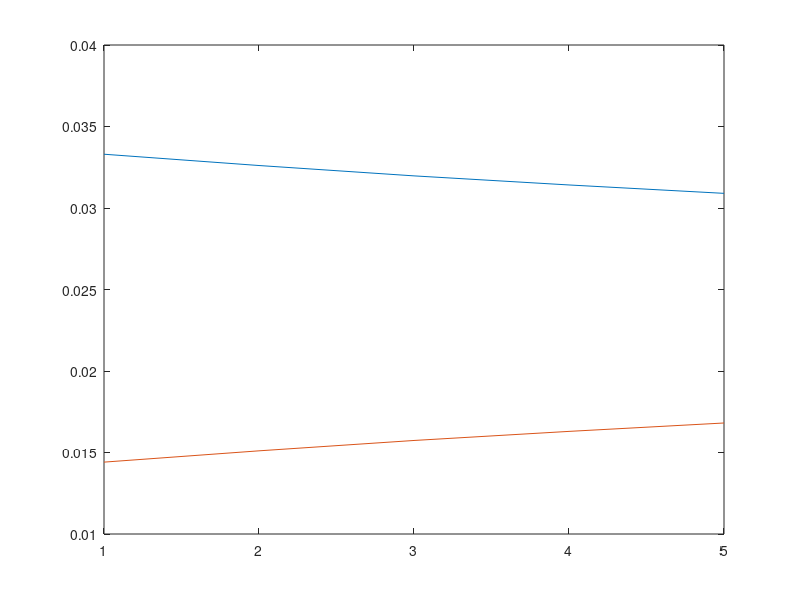

This chart was generated by the following MATLAB code: (Note: this script raises an error after producing the figure.)
clc; close all; clearvars;
%% gas properties
gamma=1.4; % specific heat ratio
R_g=287; % air gas constant
Cp=gamma*R_g/(gamma-1);
%% inlet conditions
Tt0=288 ; % total inlet temperature in k
Pt1= 1e5; % total pressure in pascal
Tt1=Tt0;
m_dot=0.5; % mass flow in kg
%% compressor parameters
chord=0.01;
N = 110*1e3; % rotational speed in rpm
phi=0.64; % flow coefficient
epsi=0.25; % loading coefficient
R=0.5; % Degree of reaction
Mr1=0.75;
DF=0.45;
alpha1=atan2d((1-R-epsi/2),phi);
beta1=atan2d((R+epsi/2),phi);
alpha2=atan2d((1-R+epsi/2),phi);
beta2=atan2d((R-epsi/2),phi);
alpha3=alpha1; % repeating stages
C1=fsolve(@(x) x*cosd(alpha1)/cosd(beta1)/sqrt(gamma*R_g*(Tt1-x^2/2/Cp))-Mr1,100);
C3=C1;
Cx=C1*cosd(alpha1);
W1=C1*cosd(alpha1)/cosd(beta1);
C2=Cx/cosd(alpha2);
W2=Cx/cosd(beta2);
U=C1*sind(alpha1)+W1*sind(beta1);
r_m=60*U/2/pi/N;
T1=Tt1-C1^2/2/Cp;
pressure_ratioIGV=1;
%  %% inlet gide vanes
% if alpha1 ~= 0
%    C0=Cx;
%    T0=Tt0-C0^2/2/Cp;
%    P0=Pt0*(T0/Tt0)^(gamma/(gamma-1));
%    M1=C1/sqrt(gamma*R_g*T1);
%    a=(1+(gamma-1)/2*M1^2)^(gamma/(gamma-1));
%    % IGV blade angles
%    alpha0_dash=0; % for opimum incidence 0
%    alpha1_dash=fsolve(@(x) (-0.00000023148*(x/2)^3+0.00003125*(x/2)^2-0.00164351852*(x/2)+19/90)*x/sqrt(1.25*sind(2*abs(alpha1))/cosd(x/2))-x+abs(alpha1),alpha1);% carter deviation correlation
%    beta_s_IGV=-alpha1_dash/2;
%    sigma_IGV=1.25*sind(2*abs(alpha1))/cosd(beta_s_IGV);
%    epsilon_IGV=alpha1;
%    % -----------------------------------------------------------%
%    loss=0.04+0.06*(epsilon_IGV/100)^2; %soderburg correlation
%    Y_IGV=(1+loss)*(0.93+0.021*cosd(beta_s_IGV)*1.8)-1; %soderburg correlation
%    P1=fsolve(@(x) Y_IGV-(Pt0-a*x)/(a*x-x),Pt0);
%    Pt1=a*P1; 
%    pressure_ratioIGV=Pt1/Pt0;
% end
 %% completion of stage 1
P1=Pt1*(T1/Tt1)^(gamma/(gamma-1));
Ttr1=T1+W1^2/2/Cp;
Ttr2=Ttr1; % rothalpy is constant across the rotor
Ptr1=P1*(Ttr1/T1)^(gamma/(gamma-1));
W_theta=W1*sind(beta1)-W2*sind(beta2);
sigmaR= W_theta/2/W1/(DF-1+W2/W1);
sigmaS= W_theta/2/C2/(DF-1+C3/C2);
y_c_R=0.08*DF-8e-3; %0.1447493264*DF_vec.^4-0.2682061239*.DF_vec^3+0.2228839917*DF_vec^2-0.01455315662*DF_vec+8e-3; % 0.08*DF-8e-3 for DF range 0.4 to 0.6
y_c_S=0.06*DF-4e-3; %14.1065*DF_vec^6-23.4385*DF_vec^5+15.0696*DF_vec^4-4.6918*DF_vec^3+0.7752*DF_vec^2-0.0383*DF_vec+8e-3; % 0.06*DF-4e-3 for DF range 0.4 to 0.5
w_loss_rotor=y_c_R*2*sigmaR/cosd(beta2);
w_loss_stator=y_c_S*2*sigmaS/cosd(alpha3);
Ptr2=Ptr1-w_loss_rotor*(Ptr1-P1);
T2=Ttr2-W2^2/2/Cp;
Tt2=T2+C2^2/2/Cp;
check=epsi*U^2/Cp/(Tt2-Tt1); % a good check on the code to have a value 1
P2=Ptr2*(T2/Ttr2)^(gamma/(gamma-1));
Pt2=Ptr2*(Tt2/Ttr2)^(gamma/(gamma-1));
Pt3=Pt2-w_loss_stator*(Pt2-P2);
Tt3=Tt2;
pressure_ratio1=Pt3/Pt1; % stage pressure ratio pi_c
% we will assume the second will do the same effect as the first stage (i.e. have the same R epsi phi)
%% second stage
   T3=Tt3-C3^2/2/Cp;
   P3=Pt3*(T3/Tt3)^(gamma/(gamma-1));
   Ttr3=T3+W1^2/2/Cp;
   Ttr4=Ttr3;
   Ptr3=P3*(Ttr3/T3)^(gamma/(gamma-1));
   Ptr4=Ptr3-w_loss_rotor*(Ptr3-P3);
   T4=Ttr4-W2^2/2/Cp;
   Tt4=T4+C2^2/2/Cp;
   P4=Ptr4*(T4/Ttr4)^(gamma/(gamma-1));
   Pt4=Ptr4*(Tt4/Ttr4)^(gamma/(gamma-1));
   Pt5=Pt4-w_loss_stator*(Pt4-P4);
   Tt5=Tt4;
   T5=Tt5-C3^2/2/Cp;
   P5=Pt5*(T5/Tt5)^(gamma/(gamma-1));
   pressure_ratio2=Pt5/Pt3; % stage pressure ratio pi_c
%% total output
   pi_2stage=pressure_ratio1*pressure_ratio2*pressure_ratioIGV;
   taw_c_2stage=Tt5/Tt1;
   eta_2stage=(pi_2stage^((gamma-1)/gamma)-1)/(taw_c_2stage-1);
   SR=chord/sigmaR; % spacing of the rotor
   n_blades_rotor=ceil(2*pi*r_m/SR) ;% number of blades of rotor disc
   SS=chord/sigmaS;% spacing of the stator
   n_blades_stator=ceil(2*pi*r_m/SS);% number of blades of stator disc
   A_vec=nan(1,5);
    zeta_vec=A_vec;
    zeta_vec(1)=(4*pi*r_m^2*P1*Cx-m_dot*R_g*T1)/(m_dot*R_g*T1+4*pi*r_m^2*P1*Cx);
    A_vec(1)=4*pi*r_m^2*(1-zeta_vec(1))/(1+zeta_vec(1));
    P_vec=[P1,P2,P3,P4,P5];
    T_vec=[T1,T2,T3,T4,T5];
    for p=2:5
        A_vec(p)=A_vec(p-1)*P_vec(p-1)*T_vec(p)/P_vec(p)/T_vec(p-1);
        zeta_vec(p)=(4*pi*r_m^2-A_vec(p))/(4*pi*r_m^2+A_vec(p));
    end
rt_vec=2*r_m./(1+zeta_vec);
rh_vec=zeta_vec.*rt_vec;
h_c_vec=(rt_vec-rh_vec)/chord;
specific_work=Cp*(Tt4-Tt1);
power=m_dot*specific_work;
total_number_of_blades=n_blades_stator+n_blades_rotor*2;
%% use airfoil Naca 65 for stator and rotor with optimum incidence and carter correlation <rotor1 and 2>
n1=-1.005e-6*beta1^3+6.758e-5*beta1^2-0.006038*beta1-0.01398; % for sigma = 0.5
n2=-1.198e-6*beta1^3+8.017e-5*beta1^2-0.004556*beta1-0.002289; % for sigma = 1
n3=-7.272e-7*beta1^3+1.557e-5*beta1^2-0.0009442*beta1-0.01721; % for sigma = 1.5
n4=-6.931e-7*beta1^3+1.234e-5*beta1^2-0.000144*beta1-0.006293; % for sigma = 2
i04=-4.963e-8*beta1^5+1.002e-5*beta1^4-0.0007843*beta1^3+0.02947*beta1^2-0.372*beta1+3.529;% for sigma = 2
i03=-1.345e-5*beta1^3+0.001251*beta1^2+0.08313*beta1+0.1545; % for sigma = 1.5
i02=-7.237e-6*beta1^3+0.0008285*beta1^2+0.04552*beta1+0.3192; % for sigma = 1
i01=-4.399e-6*beta1^3+0.0005018*beta1^2+0.01771*beta1+0.1913; % for sigma = 0.5
m=-2.436e-7*beta2^3+4.44e-5*beta2^2+0.0006728*beta2+0.2147; % for sigma = 0.5
if sigmaR > 2
    error(' use other design method as sigmaR >2')
elseif sigmaR>1.5
    n=n3+(n4-n3)*(sigmaR-1.5)/(2-1.5);
    i0=i03+(i04-i03)*(sigmaR-1.5)/(2-1.5);
elseif sigmaR> 1
    n= n2+(n3-n2)*(sigmaR-1)/(1.5-1);
    i0=i02+(i03-i02)*(sigmaR-1)/(1.5-1);
elseif sigmaR>= 0.5
    n=n1+(n2-n1)*(sigmaR-0.5)/(1-0.5);
    i0=i01+(i02-i01)*(sigmaR-0.5)/(1-0.5);
else 
    error(' use other design method as sigmaR <0.5')
end
A1=[1+n -n;m/sqrt(sigmaR) 1-m/sqrt(sigmaR)];
B1=[beta1-i0;beta2];
X=linsolve(A1,B1);
beta1_dash=X(1);
beta2_dash=X(2);

%% use airfoil Naca 65 for stator and rotor with optimum incidence and carter correlation <stator1>
n1=-1.005e-6*alpha2^3+6.758e-5*alpha2^2-0.006038*alpha2-0.01398; % for sigma = 0.5
n2=-1.198e-6*alpha2^3+8.017e-5*alpha2^2-0.004556*alpha2-0.002289; % for sigma = 1
n3=-7.272e-7*alpha2^3+1.557e-5*alpha2^2-0.0009442*alpha2-0.01721; % for sigma = 1.5
n4=-6.931e-7*alpha2^3+1.234e-5*alpha2^2-0.000144*alpha2-0.006293; % for sigma = 2
i04=-4.963e-8*alpha2^5+1.002e-5*alpha2^4-0.0007843*alpha2^3+0.02947*alpha2^2-0.372*alpha2+3.529;% for sigma = 2
i03=-1.345e-5*alpha2^3+0.001251*alpha2^2+0.08313*alpha2+0.1545; % for sigma = 1.5
i02=-7.237e-6*alpha2^3+0.0008285*alpha2^2+0.04552*alpha2+0.3192; % for sigma = 1
i01=-4.399e-6*alpha2^3+0.0005018*alpha2^2+0.01771*alpha2+0.1913; % for sigma = 0.5
m=-2.436e-7*alpha3^3+4.44e-5*alpha3^2+0.0006728*alpha3+0.2147; % for sigma = 0.5
if sigmaS > 2
    error(' use other design method as sigmaS >2')
elseif sigmaS>1.5
    n=n3+(n4-n3)*(sigmaS-1.5)/(2-1.5);
    i0=i03+(i04-i03)*(sigmaS-1.5)/(2-1.5);
elseif sigmaS> 1
    n= n2+(n3-n2)*(sigmaS-1)/(1.5-1);
    i0=i02+(i03-i02)*(sigmaS-1)/(1.5-1);
elseif sigmaS>= 0.5
    n=n1+(n2-n1)*(sigmaS-0.5)/(1-0.5);
    i0=i01+(i02-i01)*(sigmaS-0.5)/(1-0.5);
else 
    error(' use other design method as sigmaS <0.5')
end
A1=[1+n -n;m/sqrt(sigmaS) 1-m/sqrt(sigmaS)];
B1=[alpha2-i0;alpha3];
X=linsolve(A1,B1);
alpha1_dash=X(1);
alpha2_dash=X(2);
%% plot section
plot(rt_vec)
hold on 
plot(rh_vec)
yline(0,'--','LineWidth',3)

deviation = beta2 - beta2_dash;
incidence = beta1 - beta1_dash;
deflection = beta1 - beta2;
n_stages = 2;
% for the off-design app (Koch stall criterion): blade-row solidities and chord
sigma_rotor = sigmaR;
sigma_stator = sigmaS;
save("Max_eta_Compressor_design_rs_with_last_stator.mat", 'alpha1','n_stages','A_vec', 'beta1_dash', 'beta2_dash', ...
    'deviation', 'incidence', "deflection",'m_dot','U','w_loss_rotor','w_loss_stator','sigma_rotor','sigma_stator','chord');
